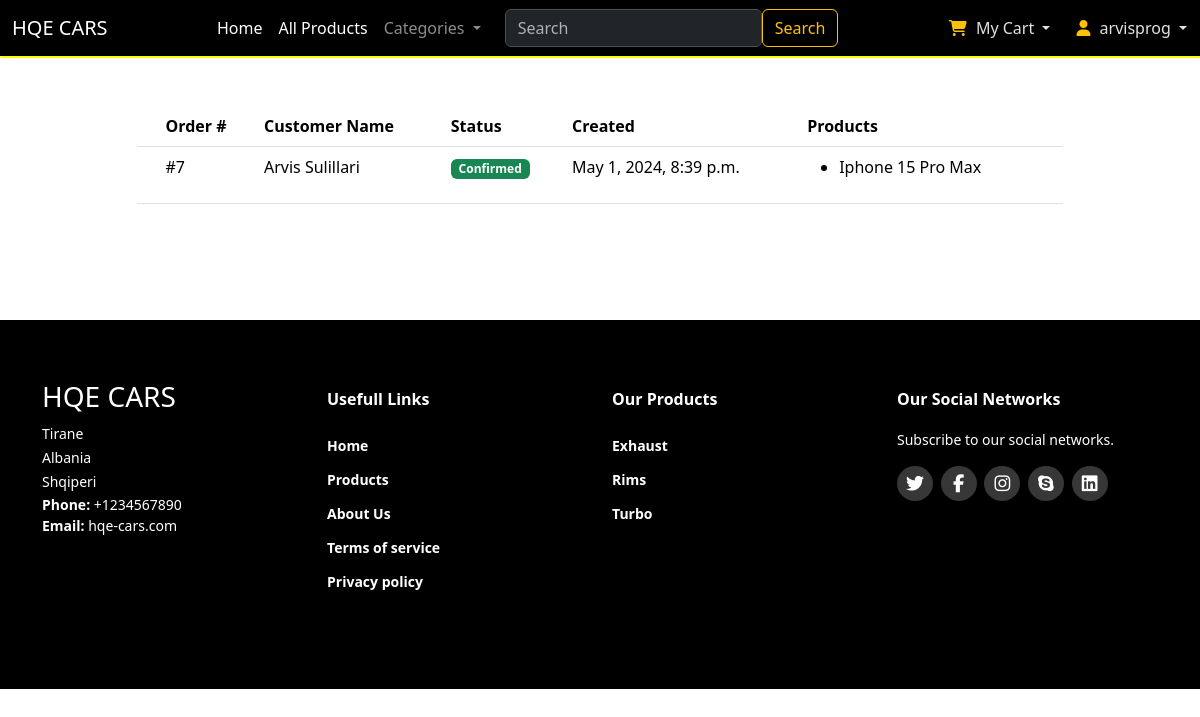
/order-history (signed in), run on the app's committed database.
### application/models.py (models this page shows)
class Order(models.Model):
    user = models.ForeignKey(User, on_delete=models.CASCADE)
    products = models.ManyToManyField(Product)
    full_name = models.CharField(max_length=100)
    email = models.EmailField()
    address = models.TextField()
    city = models.CharField(max_length=100)
    postal_code = models.CharField(max_length=10)
    country = models.CharField(max_length=100)
    payment_method = models.CharField(max_length=20, choices=[('credit_card', 'Credit Card'), ('paypal', 'PayPal')])
    card_number = models.CharField(max_length=16, blank=True, null=True)
    expiration_date = models.CharField(max_length=5, blank=True, null=True)
    cvv = models.CharField(max_length=4, blank=True, null=True)
    total = models.CharField(max_length=16, blank=True, null=True)
    status = models.CharField(max_length=16, blank=True, null=True)
    timestamp = models.DateTimeField(auto_now_add=True)

class Product(models.Model):
    category = models.ForeignKey(Category, on_delete=models.CASCADE)
    name = models.CharField(max_length=100)
    description = models.TextField()
    price = models.DecimalField(max_digits=10, decimal_places=2)
    stock_amount = models.IntegerField()
    image = models.ImageField(upload_to="product/", null=True, blank=True)
    created_at = models.DateTimeField(auto_now_add=True)
    updated_at = models.DateTimeField(auto_now=True)
    def __str__(self):
        return self.name

class Category(models.Model):
    category_name = models.CharField(max_length=100, null=True, blank=True)
    category_image = models.ImageField(upload_to="category/", null=True, blank=True)

### application/views.py (the view)
# urls.py: path('order-history', views.order_history, name='order_history'),
def order_history(request):
    orders = Order.objects.filter(user=request.user)
    categories = Category.objects.all()
    cart_items = CartItem.objects.all()
    products_by_order = {}
    for order in orders:
        order_products = OrderProducts.objects.filter(order=order)
        products_by_order[order.id] = [order_product.product for order_product in order_products]
    return render(request, 'order_history.html', {'orders': orders, 'order_products': products_by_order , "categories" : categories, "cart_items": cart_items})

### application/templates/order_history.html
<!DOCTYPE html>
{% extends 'base/index.html' %} {% load static %} {% block content %}
<section>
  <div class="container mt-5">
    <div class="d-flex justify-content-center row">
      <div class="col-md-10">
        <div class="rounded">
          <div class="table-responsive table-borderless">
            <table class="table">
              <thead>
                <tr>
                  <th class="text-center"></th>
                  <th>Order #</th>
                  <th>Customer Name</th>
                  <th>Status</th>
                  <th>Created</th>
                  <th>Products</th>
                  <th></th>
                </tr>
              </thead>
              <tbody class="table-body">
                {% for order in orders %}
                <tr class="cell-1">
                  <td class="text-center"></td>
                  <td>#{{ order.id }}</td>
                  <td>{{ order.full_name }}</td>
                  <td><span class="badge bg-success">Confirmed</span></td>
                  <td>{{ order.timestamp }}</td>
                  <td>
                    {% for key, product in order_products.items %}
                    <ul>
                      {% if key == order.id %} {% for name in product %}
                      <li>{{ name }}</li>
                      {% endfor %} {% endif %}
                    </ul>
                    {% endfor %}
                  </td>
                  <td></td>
                </tr>
                {% endfor %}
              </tbody>
            </table>
          </div>
        </div>
      </div>
    </div>
  </div>
</section>
{% endblock %}

### application/templates/base/navbar.html (shortened to what this page needs)
<nav class="navbar navbar-expand-lg bg-black" data-bs-theme="dark">
  <div class="container-fluid">
    <a class="navbar-brand" href="{% url 'home' %}">HQE CARS</a>
    <div
      class="collapse navbar-collapse justify-content-center"
      id="navbarSupportedContent"
    >
      <ul class="navbar-nav me-3 mb-2 mb-lg-0">
        <li class="nav-item">
          <a class="nav-link active" aria-current="page" href="{% url 'home' %}"
            >Home</a
          >
        </li>
        <li class="nav-item">
          <a class="nav-link active" href="{% url 'best_deals' %}"
            >All Products</a
          >
        </li>
        <li class="nav-item dropdown">
          <a
            class="nav-link dropdown-toggle"
            href="#"
            role="button"
            data-bs-toggle="dropdown"
            aria-expanded="false"
          >
            Categories
          </a>
        </li>
      </ul>
      <form
        action="{% url 'search' %}"
        method="GET"
        class="d-flex"
        role="search"
      >
        <input
          required
          name="query"
          class="form-control"
          type="search"
          placeholder="Search"
          aria-label="Search"
        />
        <button class="btn btn-outline-warning" type="submit">Search</button>
      </form>
    </div>
  </div>
  <div class="dropdown">
    <button
      class="btn dropdown-toggle"
      type="button"
      data-bs-toggle="dropdown"
      aria-expanded="false"
    >
      <i class="fa-solid fa-cart-shopping icon text-warning"></i> My Cart
    </button>
  </div>
  <div class="dropdown">
    <button
      class="btn dropdown-toggle"
      type="button"
      data-bs-toggle="dropdown"
      aria-expanded="false"
    >
      <i class="fa-solid fa-user icon text-warning"></i>
      {% if user.is_authenticated %}
      <span>{{ user.username }}</span>
      {% else %}
      <span>Account</span>
      {% endif %}
    </button>
  </div>
</nav>
<hr class="navbar-hr" />

### application/templates/base/footer.html
<footer id="footer">
  <div class="footer-top">
    <div class="container">
      <div class="row">
        <div class="col-lg-3 col-md-6 footer-contact">
          <h3>HQE CARS</h3>
          <p>
            Tirane <br />
            Albania <br />
            Shqiperi <br />
          </p>
          <strong>Phone:</strong> +1234567890 <br />
          <strong>Email:</strong> hqe-cars.com <br />
        </div>
        <div class="col-lg-3 col-md-6 footer-links">
          <h4>Usefull Links</h4>
          <ul>
            <li><a href="{% url 'home' %}">Home</a></li>
            <li><a href="#products">Products</a></li>
            <li><a href="{% url 'about' %}">About Us</a></li>
            <li><a href="{% url 'terms' %}">Terms of service</a></li>
            <li><a href="{% url 'privacy' %}">Privacy policy</a></li>
          </ul>
        </div>
        <div class="col-lg-3 col-md-6 footer-links">
          <h4>Our Products</h4>
          <ul>
            {% for category in categories %}
            <li class="list-group-item">
              <a
                href="{% url 'filter_products_by_category' category.id %}"
                class="category-link"
                data-category-id="{{ category.id }}"
                >{{ category.category_name }}</a
              >
            </li>
            {% endfor %}
          </ul>
        </div>
        <div class="col-lg-3 col-md-6 footer-links">
          <h4>Our Social Networks</h4>
          <p>Subscribe to our social networks.</p>
          <div class="socail-links mt-3">
            <a href="https://twitter.com/" target="_blank"
              ><i class="fa-brands fa-twitter"></i
            ></a>
            <a href="https://facebook.com" target="_blank"
              ><i class="fa-brands fa-facebook-f"></i
            ></a>
            <a href="https://instagram.com" target="_blank"
              ><i class="fa-brands fa-instagram"></i
            ></a>
            <a href="https://skype.com" target="_blank"
              ><i class="fa-brands fa-skype"></i
            ></a>
            <a href="https://linkedin.com" target="_blank"
              ><i class="fa-brands fa-linkedin"></i
            ></a>
          </div>
        </div>
      </div>
    </div>
  </div>
</footer>

### application/static/css/style.css (style rules this page uses)
* { margin: 0px; padding: 0px; }
html { scroll-behavior: smooth; }
.navbar-hr { margin: 0px; opacity: 1; border: 1.5px solid yellow; border-radius: 5px; }
.icon { margin-right: 5px; }
#footer { padding: 0 0 30px 0px; color: white; font-size: 14px; background-color: black; margin-top: 100px; }
#footer .footer-top { padding: 60px 0 30px 0; background-color: black; color: white; }
#footer .footer-top .footer-contact { margin-bottom: 30px; }
#footer .footer-top .footer-contact h3 { color: white; }
#footer .footer-top .footer-contact p { font-size: 14px; line-height: 24px; margin-bottom: 0; color: white; }
#footer .footer-top h4 { font-size: 16px; font-weight: bold; position: relative; padding-bottom: 12px; }
#footer .footer-top .footer-links { margin-bottom: 30px; margin-top: 10px; }
#footer .footer-top .footer-links h4 { color: white; }
#footer .footer-top .footer-links ul { list-style: none; padding: 0; margin: 0; }
#footer .footer-top .footer-links ul li { padding: 10px 0; display: flex; align-items: center; }
#footer .footer-top .footer-links ul li a { text-decoration: none; color: white; display: inline-block; line-height: 1; font-weight: bold; transition: 0.5s ease; }
#footer .footer-top .socail-links a { font-size: 18px; display: inline-block; text-decoration: none; background-color: #373737; color: white; line-height: 1; padding: 8px 0; margin-right: 4px; border-radius: 50%; text-align: center; width: 36px; transition: 0.5s ease; }
.category-link { text-decoration: none; color: white; }

### data on the page
Order: id "7", full_name "Arvis Sulillari", timestamp "May 1, 2024, 8:39 p.m."
Product: name "Iphone 15 Pro Max"
Category: category_name "Exhaust"
Category: category_name "Rims"
Category: category_name "Turbo"

### other printed values
{{ user.username }} "arvisprog"
